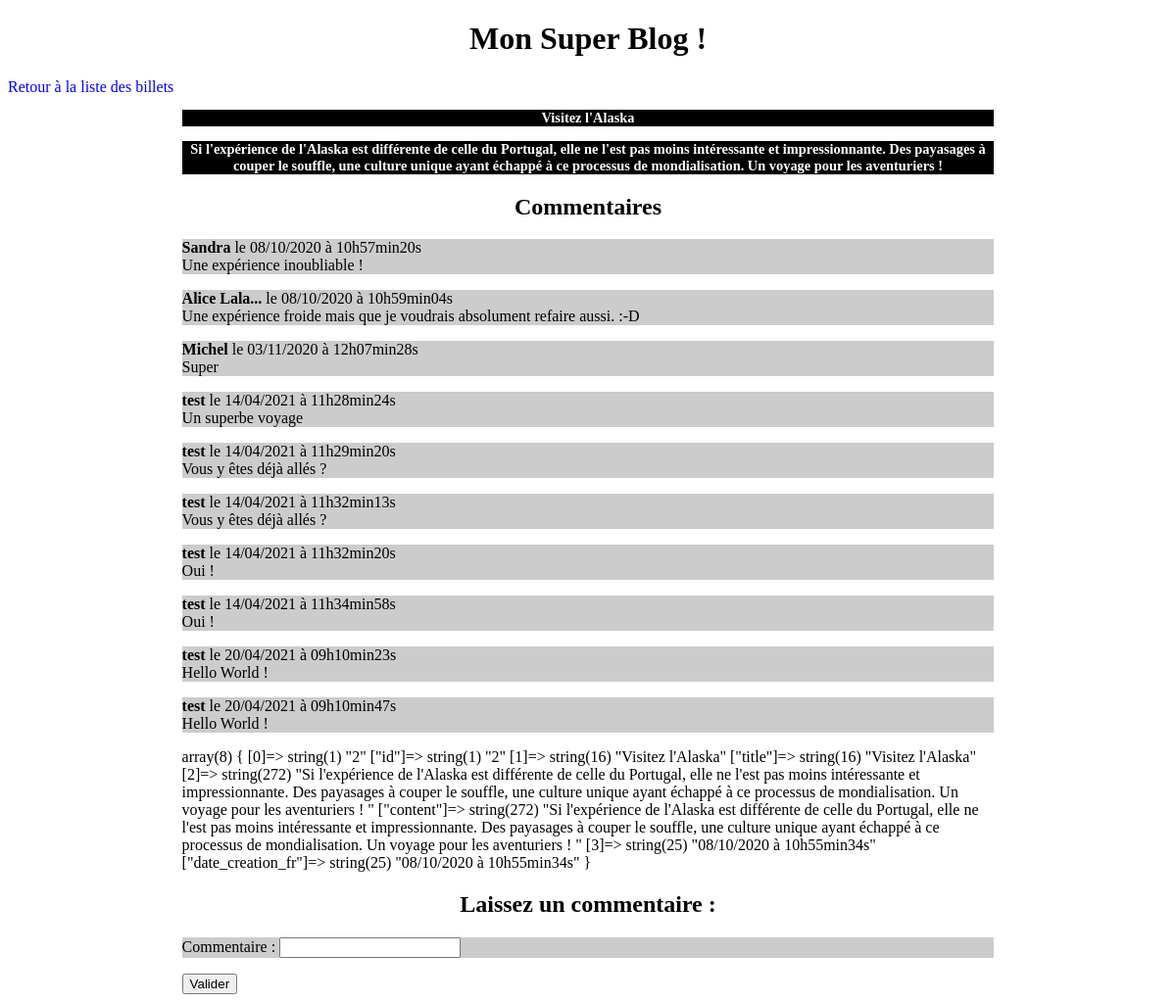
Page /index.php?action=post&id=2 on the committed database.
### tables this page shows
CREATE TABLE `posts` (
  `id` int(11) NOT NULL,
  `member_id` int(11) NOT NULL,
  `title` varchar(255) NOT NULL,
  `content` text NOT NULL,
  `date_creation` datetime NOT NULL
);

CREATE TABLE `comments` (
  `id` int(11) NOT NULL,
  `id_post` int(11) DEFAULT NULL,
  `author` varchar(255) DEFAULT NULL,
  `comment` text,
  `comment_date` datetime DEFAULT CURRENT_TIMESTAMP
);

### controller/postsController.php (called while the page is built, shortened)
<?php
require_once('model/PostManager.php');
require_once('model/CommentManager.php');
function post()
{
	$postManager = new PostManager();
	$post = $postManager->getPost($_GET['id']);
	$commentManager = new CommentManager();
	$comments = $commentManager->getComments($_GET['id']);
	require('view/commentsView.php');
}

### model/PostManager.php (called while the page is built, shortened)
<?php
class PostManager extends DbConnectManager
{
	public function getPost($postId)
	{
		$db = $this->dbConnect();
		$req = $db->prepare('SELECT id, title, content, DATE_FORMAT(date_creation, \'%d/%m/%Y à %Hh%imin%ss\') AS date_creation_fr FROM posts WHERE id = ?');
		$req->execute([$postId]);
		$post = $req->fetch();
		return $post;
	}
}

### model/CommentManager.php (called while the page is built, shortened)
<?php
class CommentManager extends DbConnectManager
{
	function getComments($postId)
	{
		$db = $this->dbConnect();
		$id_post = (int) $_GET['id'];
		$req = $db->prepare("SELECT id, id_post, author, comment, DATE_FORMAT(comment_date, '%d/%m/%Y à %Hh%imin%ss') AS comment_date_fr FROM comments WHERE id_post = '$id_post' ");
		$req->execute([$id_post]);
		$comments = $req->fetchAll(PDO::FETCH_ASSOC);
		return $comments;
	}
}

### view/commentsView.php (the view, shortened to what this page needs)
<!DOCTYPE html>
<html>
<head>
  	<link rel="stylesheet" type="text/css" href="public/css/style.css"/>
</head>
<body>
	<h1>Mon Super Blog !</h1>
	<a href="index.php?action=listPosts">Retour à la liste des billets</a>
	<section class="news">
		<h3>
			<?=htmlspecialchars($post['title'])?>
		</h3>
		<h3>
			<?=htmlspecialchars($post['content'])?>
		</h3>
		<h2>
			<strong>Commentaires</strong>
		</h2>
		<?php
		foreach($comments as $com) {
		?>
			<p>
				<strong><?=htmlspecialchars($com['author'])?></strong> le <?=htmlspecialchars($com['comment_date_fr'])?> </br><?=htmlspecialchars($com['comment'])?>
			</p>
		<?php
		}
		var_dump($post);
		?>
		<h2>Laissez un commentaire :</h2>
		<form action="index.php?action=addComment&amp;id=<?=$post['id']; ?>" method="post">
			<p>
				<label>Commentaire : <input type="text" name="comment"></label>
			</p>
			<input type="submit" value="Valider">
		</form>
</body>
</html>

### index.php (shortened to what this page needs)
<?php
require('controller/postsController.php');
try {
	if (isset($_GET['action'])) {
		if ($_GET['action'] == 'listPosts') {
			listPosts();
		}
		elseif ($_GET['action'] == 'post') {
			if(isset($_GET['id']) && $_GET['id'] > 0) {
				post();
			}
			else {
				throw new Exception("Aucun identifiant d\'article envoyé.", 1);
			}
		}
		elseif ($_GET['action'] == 'login')
		{
			require('view/userView.php');
		}
	}
	else {
		listPosts();
	}
}
catch(Exception $e) {
	echo 'Erreur : ' . $e->getMessage();
}

### public/css/style.css (style rules this page uses)
h1, h3 { text-align:center; }
h2 { text-align: center; }
h3 { background-color:black; color:white; font-size:0.9em; margin-bottom:0px; }
.news p { background-color:#CCCCCC; margin-top:0px; }
.news { width: 70%; margin:auto; }
a { text-decoration: none; color: blue; }

### rows in the picture
posts: title "Visitez l'Alaska", content "Si l'expérience de l'Alaska est différente de celle du Portugal, elle ne l'est pas moins intéressante et impressionnante. Des payasages à couper le souffle, une culture unique ayant échappé à ce processus de mondialisation. Un voyage pour les aventuriers !"
comments: author "Sandra", comment_date_fr "08/10/2020 à 10h57min20s", comment "Une expérience inoubliable !"
comments: author "Alice Lala...", comment_date_fr "08/10/2020 à 10h59min04s", comment "Une expérience froide mais que je voudrais absolument refaire aussi. :-D"
comments: author "Michel", comment_date_fr "03/11/2020 à 12h07min28s", comment "Super"
comments: author "test", comment_date_fr "14/04/2021 à 11h28min24s", comment "Un superbe voyage"
comments: author "test", comment_date_fr "14/04/2021 à 11h29min20s", comment "Vous y êtes déjà allés ?"
comments: author "test", comment_date_fr "14/04/2021 à 11h32min13s", comment "Vous y êtes déjà allés ?"
comments: author "test", comment_date_fr "14/04/2021 à 11h32min20s", comment "Oui !"
comments: author "test", comment_date_fr "14/04/2021 à 11h34min58s", comment "Oui !"
comments: author "test", comment_date_fr "20/04/2021 à 09h10min23s", comment "Hello World !"
comments: author "test", comment_date_fr "20/04/2021 à 09h10min47s", comment "Hello World !"
